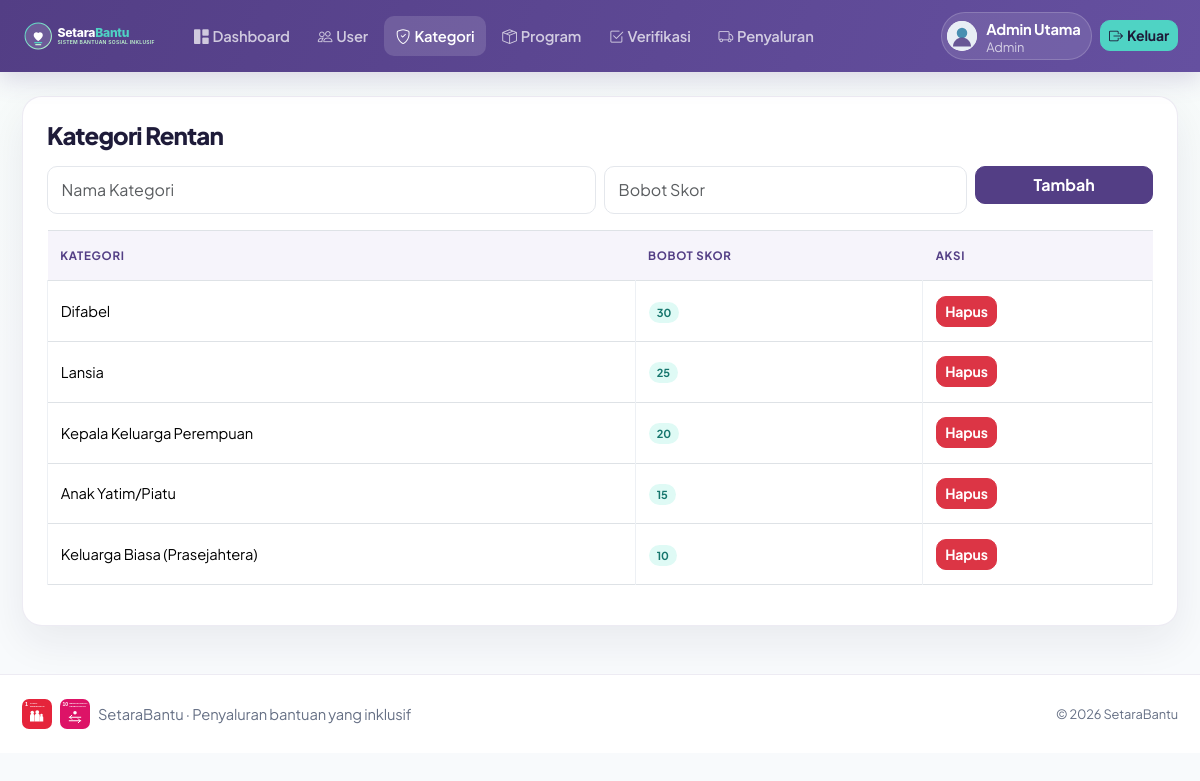
The page /kategori.php (signed in) on the database its author committed.
### tables this page shows
CREATE TABLE `kategori_rentan` (
  `id` int(11) NOT NULL AUTO_INCREMENT,
  `nama_kategori` varchar(100) NOT NULL,
  `bobot_skor` int(11) NOT NULL,
  PRIMARY KEY (`id`)
);

### kategori.php (the view, shortened to what this page needs)
<?php
include 'header.php';
include 'koneksi.php';
?>
<div class="card-sb p-4">
    <h4 class="judul-sb mb-3">Kategori Rentan</h4>
    <form method="POST" class="row g-2 mb-3">
        <div class="col-md-6">
            <input type="text" name="nama" class="form-control" placeholder="Nama Kategori" required>
        </div>
        <div class="col-md-4">
            <input type="number" name="bobot" class="form-control" placeholder="Bobot Skor" required>
        </div>
        <div class="col-md-2">
            <button type="submit" name="tambah" class="btn btn-ungu w-100">Tambah</button>
        </div>
    </form>
    <table class="table table-bordered table-sb">
        <thead>
            <tr>
                <th>Kategori</th>
                <th>Bobot Skor</th>
                <th>Aksi</th>
            </tr>
        </thead>
        <tbody><?php $q = mysqli_query($conn, "SELECT * FROM kategori_rentan ORDER BY bobot_skor DESC");
                while ($d = mysqli_fetch_assoc($q)): ?>
                <tr>
                    <td><?= $d['nama_kategori'] ?></td>
                    <td><span class="badge badge-toska"><?= $d['bobot_skor'] ?></span></td>
                    <td><a href="?hapus=<?= $d['id'] ?>" class="btn btn-sm btn-danger">Hapus</a></td>
                </tr>
            <?php endwhile; ?>
        </tbody>
    </table>
</div>
<?php
include 'footer.php';
?>

### header.php (shortened to what this page needs)
<?php
$current = basename($_SERVER['PHP_SELF']);
$role = $_SESSION['role'] ?? 'warga';
$nama = $_SESSION['nama'] ?? 'Pengguna';
$roleLabel = ['admin'=>'Admin','petugas'=>'Petugas','warga'=>'Warga','donatur'=>'Donatur'][$role] ?? ucfirst($role);
?>
<!DOCTYPE html><html lang="id"><head><link rel="stylesheet" href="assets/vendor/bootstrap/css/bootstrap.min.css"><link rel="stylesheet" href="assets/vendor/bootstrap-icons/bootstrap-icons.min.css"><link rel="stylesheet" href="assets/vendor/sweetalert2/sweetalert2.min.css"><link rel="stylesheet" href="assets/style.css"></head><body class="bg-mint"><nav class="navbar navbar-expand-lg navbar-dark navbar-sb"><div class="container"><a class="navbar-brand" href="dashboard.php"><img src="assets/img/logo-white.svg" alt="SetaraBantu"></a><div class="collapse navbar-collapse" id="nav"><ul class="navbar-nav me-auto"><li><a class="nav-link <?= $current==='dashboard.php'?'active':'' ?>" href="dashboard.php"><i class="bi bi-grid-1x2-fill me-1"></i>Dashboard</a></li><?php if ($role==='admin'): ?><li><a class="nav-link <?= $current==='user.php'?'active':'' ?>" href="user.php"><i class="bi bi-people me-1"></i>User</a></li><li><a class="nav-link <?= $current==='kategori.php'?'active':'' ?>" href="kategori.php"><i class="bi bi-shield-check me-1"></i>Kategori</a></li><li><a class="nav-link <?= $current==='program.php'?'active':'' ?>" href="program.php"><i class="bi bi-box-seam me-1"></i>Program</a></li><?php endif; ?><?php if (in_array($role,['admin','petugas'],true)): ?><li><a class="nav-link <?= $current==='verifikasi.php'?'active':'' ?>" href="verifikasi.php"><i class="bi bi-check2-square me-1"></i>Verifikasi</a></li><li><a class="nav-link <?= $current==='penyaluran.php'?'active':'' ?>" href="penyaluran.php"><i class="bi bi-truck me-1"></i>Penyaluran</a></li><?php endif; ?></ul><div class="d-flex align-items-center gap-2"><div class="user-pill"><img src="assets/img/avatar-default.svg" alt=""><div><strong><?= htmlspecialchars($nama) ?></strong><small><?= htmlspecialchars($roleLabel) ?></small></div></div><a href="logout.php" class="btn btn-toska btn-sm"><i class="bi bi-box-arrow-right"></i><span class="d-none d-sm-inline ms-1">Keluar</span></a></div></div></div></nav><main class="container page-shell pt-4">

### footer.php (shortened to what this page needs)
</main><footer class="footer-sb"><div class="container d-flex flex-wrap justify-content-between align-items-center gap-3"><div class="d-flex align-items-center gap-2"><img src="assets/img/sdg1.svg" alt="SDG 1"><img src="assets/img/sdg10.svg" alt="SDG 10"><span>SetaraBantu · Penyaluran bantuan yang inklusif</span></div><small>© <?= date('Y') ?> SetaraBantu</small></div></footer></body></html>

### assets/style.css (style rules this page uses)
:root { --sb-primary:#533E85;--sb-primary-dark:#40306c;--sb-secondary:#488FB1;--sb-teal:#4FD3C4;--sb-mint:#EEFAF1;--sb-bg:#F8FAFC;--sb-ink:#1E1B39;--sb-muted:#667085;--sb-border:rgba(83,62,133,.10);--sb-shadow:0 16px 40px rgba(30,27,57,.07);--ungu:var(--sb-primary);--biru:var(--sb-secondary);--toska:var(--sb-teal);--mint:var(--sb-mint) }
* { box-sizing:border-box }
html { scroll-behavior:smooth }
body { min-height:100vh;background:var(--sb-bg);color:var(--sb-ink);font-family:'Plus Jakarta Sans',Inter,system-ui,sans-serif;font-size:.92rem;letter-spacing:-.01em }
body.bg-mint { background:linear-gradient(180deg,#f7fbfa 0%,var(--sb-bg) 48%) }
a { color:var(--sb-primary) }
.navbar-sb { background:linear-gradient(110deg,var(--sb-primary),#6550a0);box-shadow:0 8px 24px rgba(83,62,133,.18);padding:.75rem 0 }
.navbar-sb .navbar-brand { color:#fff!important;font-weight:800;letter-spacing:-.04em;display:flex;align-items:center;gap:.65rem }
.navbar-sb .navbar-brand img { width:142px }
.navbar-sb .nav-link { color:rgba(255,255,255,.72)!important;border-radius:10px;margin:0 .12rem;padding:.55rem .75rem!important;font-weight:600;transition:.2s }
.navbar-sb .nav-link:hover,.navbar-sb .nav-link.active { color:#fff!important;background:rgba(255,255,255,.14) }
.user-pill { display:flex;align-items:center;gap:.55rem;padding:.3rem .65rem .3rem .35rem;border:1px solid rgba(255,255,255,.18);border-radius:999px;color:#fff;background:rgba(255,255,255,.1) }
.user-pill img { width:30px;height:30px;border-radius:50%;background:#fff }
.user-pill small { color:rgba(255,255,255,.7);display:block;line-height:1.1 }
.container { max-width:1180px }
.page-shell { padding-bottom:3rem }
.card-sb { background:#fff;border:1px solid var(--sb-border);border-radius:20px;box-shadow:var(--sb-shadow) }
.judul-sb { color:var(--sb-ink);font-weight:800;letter-spacing:-.035em }
.btn { border-radius:10px;font-weight:700;transition:transform .18s,box-shadow .18s }
.btn-ungu { background:var(--sb-primary);color:#fff;border-color:var(--sb-primary) }
.btn-toska { background:var(--sb-teal);color:var(--sb-ink);border-color:var(--sb-teal) }
.form-control,.form-select { border:1px solid #e4e7ec;border-radius:10px;padding:.7rem .85rem }
.table-sb { --bs-table-bg:transparent;vertical-align:middle }
.table-sb thead th { background:#f6f4fb;color:var(--sb-primary);border:0;padding:1rem .8rem;font-size:.72rem;text-transform:uppercase;letter-spacing:.06em;white-space:nowrap }
.table-sb tbody td { border-color:#edf0f4;padding:.9rem .8rem }
.badge { border-radius:999px;padding:.45em .75em;font-weight:700 }
.badge-toska { background:#dffaf5;color:#16766d }
.footer-sb { border-top:1px solid var(--sb-border);background:#fff;padding:1.5rem 0;color:var(--sb-muted) }
.footer-sb img { width:30px;height:30px;border-radius:7px }

### rows shown on the page
kategori_rentan: nama_kategori "Difabel", bobot_skor "30"
kategori_rentan: nama_kategori "Lansia", bobot_skor "25"
kategori_rentan: nama_kategori "Kepala Keluarga Perempuan", bobot_skor "20"
kategori_rentan: nama_kategori "Anak Yatim/Piatu", bobot_skor "15"
kategori_rentan: nama_kategori "Keluarga Biasa (Prasejahtera)", bobot_skor "10"

### other values the page prints
$nama "Admin Utama"
$roleLabel "Admin"
